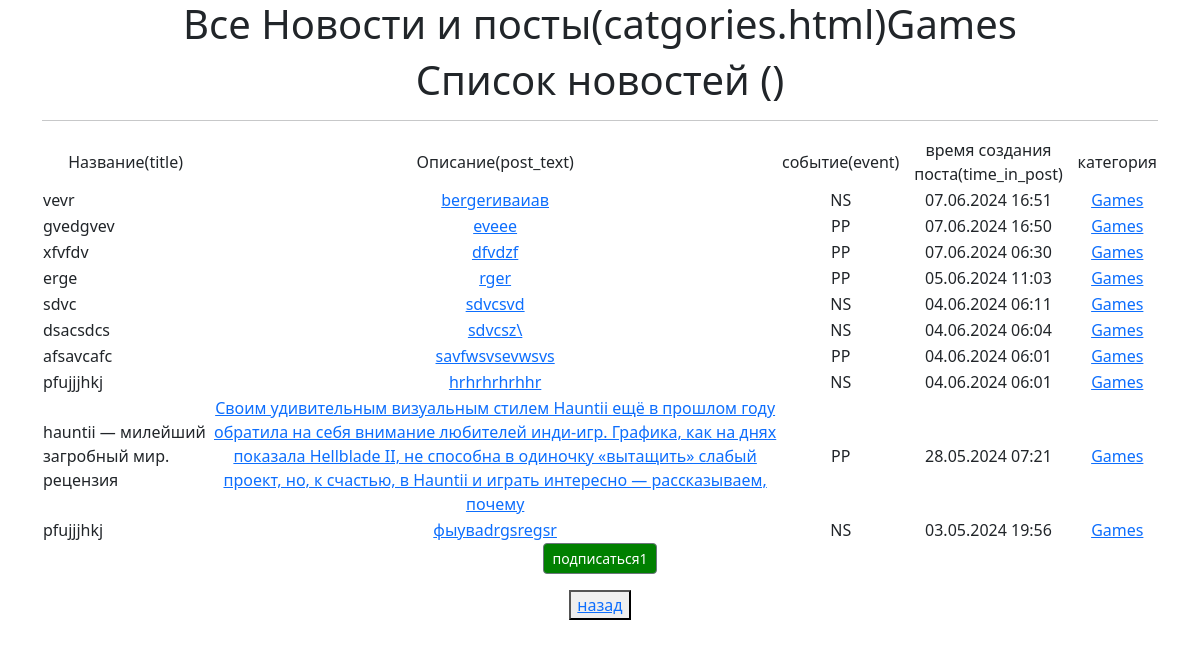
Screenshot of /post_create/category/4/ with the database file from the repository.
### news/models.py (models this page shows, shortened)
class Post(models.Model):
    news = "NS"
    papers = "PP"
    event_choose = [(news, "Новость"), (papers, "Статья")]
    post_author = models.ForeignKey(Author, on_delete=models.CASCADE)
    categories = models.ManyToManyField(Category, through=PostCategory)
    time_in_post = models.DateTimeField(auto_now_add=True)
    event = models.CharField(choices=event_choose, max_length=2)
    title = models.CharField(max_length=199)
    post_text = models.TextField()
    post_rating = models.IntegerField(default=0)

class Category(models.Model):
   objects = None
   name = models.CharField(max_length=128, unique=True)  # максмиальная длина 128 знаков, уникальное поле
   subscribers = models.ManyToManyField(User, blank=True, related_name='categories')
   def __str__(self):
       return self.name

### news/views.py (the view)
# urls.py: path('category/<int:pk>/', CategoryList.as_view(), name='categories'),#http://127.0.0.1:8000/post_create/category/2/
class CategoryList(ListView):
    model = Post
    template_name = 'categories.html'
    context_object_name = 'categories'
    def get_queryset(self):
        self.category = get_object_or_404(Category, id=self.kwargs['pk'])
        queryset = Post.objects.filter(categories=self.category).order_by('-time_in_post')
        return queryset
    def get_context_data(self, **kwargs):
        context = super().get_context_data(**kwargs)
        context['is_not_subscriber'] = self.request.user not in self.category.subscribers.all()
        context['category'] = self.category
        return context

### news/templatetags/custom_filters.py (called while the page is built)
@register.filter(name='censor')
def censor(value):
    for sw in stop_words:
        value = value.lower().replace(sw.lower(), '...')
    return value

@register.filter(name='preview')
def preview(value):
    if len(value) > 50:
        return value[:51] + '...'
    else:
        return value

### templates/categories.html (shortened to what this page needs)
{% extends 'flatpages/default.html' %}
{% load custom_filters %}!
{% block content %}
   <h1>Все Новости и посты(catgories.html){{ category }}</h1>
    <h1>Список новостей ({{ news_count }})</h1>
   <hr>
    {% if categories %}
       <table>
           <tr>
               <td>Название(title)</td>
               <td>Описание(post_text)</td>
               <td>событие(event)</td>
               <td>время создания поста(time_in_post)</td>
               <td>категория</td>
           </tr>{% for post in categories %}<tr>
              <td align="left">{{ post.title|censor|preview }}</td>
              <td><a href="{% url 'posts_detail' post.pk %}">{{ post.post_text }}</a></td>
               <td>{{ post.event }}</td>
               <td>{{ post.time_in_post|date:'d.m.Y H:i' }}</td>
               <td>{% for category in post.categories.all %}
                   <a href="{% url 'categories' category.id%}"> {{category }}</a>
                   {% endfor %}
                </td>
		   </tr>
		   {% endfor %}
       </table>
       {% if is_not_subscriber %}
       <p class="text-center"><a href="{% url 'subscribe' category.id %}"style="background-color:green" class="btn btn-secondary btn-sm">подписаться1</a></p>
       {% endif %}
   {% else %}
       <h2>новостей нет!</h2>
   {% endif %}
<button><a href="{% url 'posts_detail1' %}">назад </a></button> <br />
{% endblock content %}

### rows the page displays
Post: title|censor "vevr", post_text "bergerиваиав", event "NS", time_in_post "07.06.2024 16:51"
Category: name "Games"
Post: title|censor "gvedgvev", post_text "eveee", event "PP", time_in_post "07.06.2024 16:50"
Post: title|censor "xfvfdv", post_text "dfvdzf", event "PP", time_in_post "07.06.2024 06:30"
Post: title|censor "erge", post_text "rger", event "PP", time_in_post "05.06.2024 11:03"
Post: title|censor "sdvc", post_text "sdvcsvd", event "NS", time_in_post "04.06.2024 06:11"
Post: title|censor "dsacsdcs", post_text "sdvcsz\\", event "NS", time_in_post "04.06.2024 06:04"
Post: title|censor "afsavcafc", post_text "savfwsvsevwsvs", event "PP", time_in_post "04.06.2024 06:01"
Post: title|censor "pfujjjhkj", post_text "hrhrhrhrhhr", event "NS", time_in_post "04.06.2024 06:01"
Post: title|censor "hauntii — милейший загробный мир. рецензия", post_text "Своим удивительным визуальным стилем Hauntii ещё в прошлом году обратила на себя внимание любителей инди-игр. Графика, как на днях показала Hellblade II, не способна в одиночку «вытащить» слабый проект, но, к счастью, в Hauntii и играть интересно — рассказываем, почему", event "PP", time_in_post "28.05.2024 07:21"
Post: title|censor "pfujjjhkj", post_text "фыуваdrgsregsr", event "NS", time_in_post "03.05.2024 19:56"
